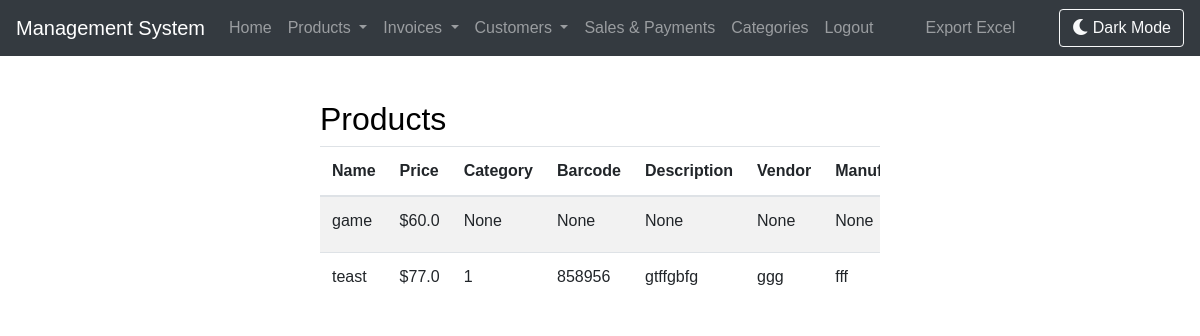
Screenshot of /products (signed in) with the database file from the repository.
### tables this page shows
CREATE TABLE products 
             (id INTEGER PRIMARY KEY AUTOINCREMENT, name TEXT, price REAL, category TEXT, barcode TEXT, description TEXT, vendor TEXT, manufacturer TEXT, discount TEXT, tax TEXT, image_url TEXT);

### app.py (the view)
@app.route('/products')
def products():
    if is_logged_in():
        conn = sqlite3.connect('database.db')
        c = conn.cursor()
        c.execute("SELECT * FROM products")
        products = c.fetchall()
        conn.close()
        return render_template('products.html', products=products, is_logged_in=is_logged_in)
    else:
        return redirect(url_for('login'))

### app.py (called while the page is built)
def is_logged_in():
    return 'username' in session

### templates/products.html (shortened to what this page needs)
{% extends "base.html" %}
{% block content %}
<div class="row justify-content-center">
    <div class="col-md-12">
        <h2>Products</h2>
        <div class="table-responsive">
            <table class="table table-striped">
                <thead>
                    <tr>
                        <th scope="col">Name</th>
                        <th scope="col">Price</th>
                        <th scope="col">Category</th>
                        <th scope="col">Barcode</th>
                        <th scope="col">Description</th>
                        <th scope="col">Vendor</th>
                        <th scope="col">Manufacturer</th>
                    </tr>
                </thead>
                <tbody>
                    {% for product in products %}
                    <tr>
                        <td>{{ product[1] }}</td>
                        <td>${{ product[2] }}</td>
                        <td>{{ product[3] }}</td>
                        <td>{{ product[4] }}</td>
                        <td>{{ product[5] }}</td>
                        <td>{{ product[6] }}</td>
                        <td>{{ product[7] }}</td>
                    </tr>
                    {% endfor %}
                </tbody>
            </table>
        </div>
    </div>
</div>
{% endblock %}

### static/styles.css (style rules this page uses)
body { font-family: Arial, sans-serif; background-color: #f4f4f4; margin: 0; padding: 0; }
body { background-color: #ffffff; color: #000000; }

### rows the page displays
products: name "game", price "60.0", product "None"
products: name "teast", price "77.0", category "1", barcode "858956", description "gtffgbfg", vendor "ggg", manufacturer "fff"
